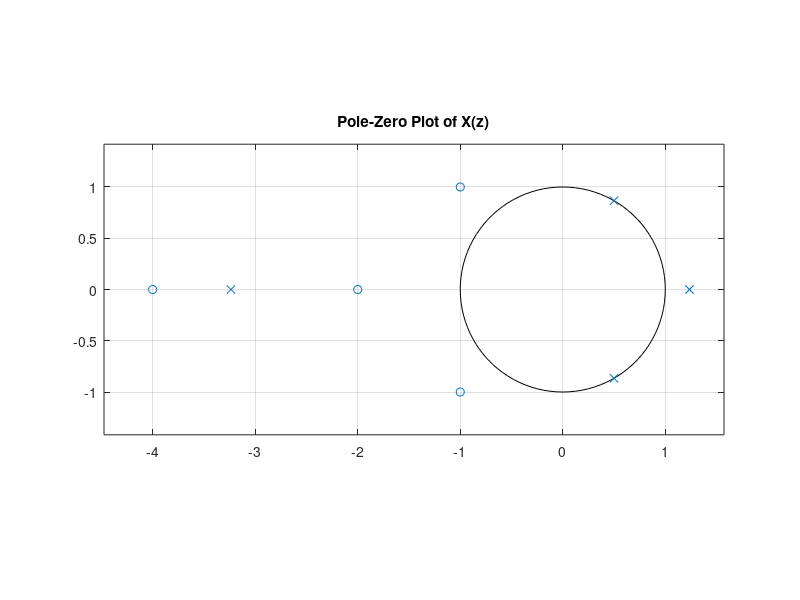
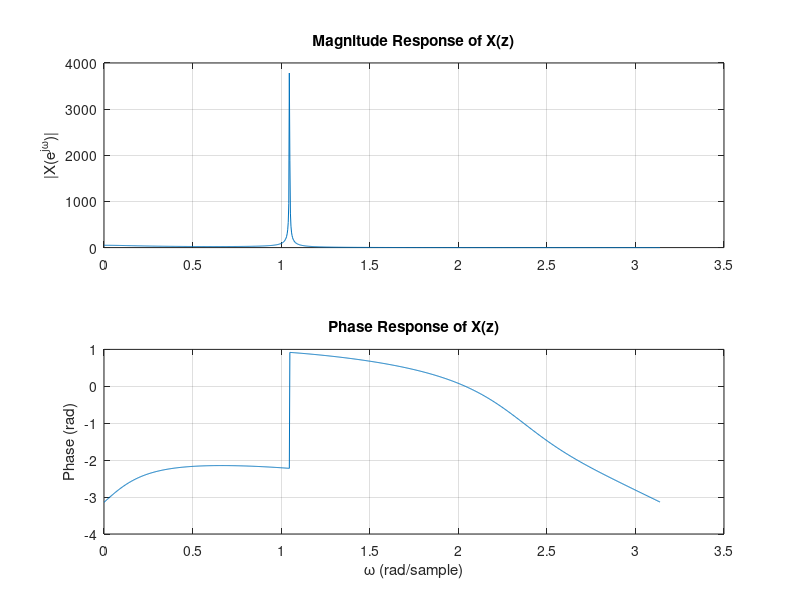

These charts were generated, in order, by the following MATLAB code:


%EET 3370: DIGITAL SIGNAL PROCESSING
%LAB 1.
%GROUP MEMBERS:
%1. JOSHUA MUTHENYA WAMBUA EG209/109705/22
%2. AKALA DALVAN EG209/109726/22

%question 3
% Numerator and denominator coefficients
num = [2 16 44 56 32];
den = [3 3 -15 18 -12];

% Partial fraction expansion
[r, p, k] = residuez(num, den);
disp('Residues:'); disp(r);
disp('Poles:'); disp(p);
disp('Direct terms:'); disp(k);

% Pole-zero plot
figure;
zplane(num, den);
title('Pole-Zero Plot of X(z)');

% Frequency response
[H, w] = freqz(num, den, 1024);
figure;
subplot(2,1,1);
plot(w, abs(H));
title('Magnitude Response of X(z)');
ylabel('|X(e^{j\omega})|');
grid on;

subplot(2,1,2);
plot(w, angle(H));
title('Phase Response of X(z)');
ylabel('Phase (rad)');
xlabel('\omega (rad/sample)');
grid on;

% ROC analysis (manual):
% Stable if all poles inside unit circle
% Causal if ROC is |z| > max(|poles|)

disp('Max pole magnitude:');
disp(max(abs(p)));
